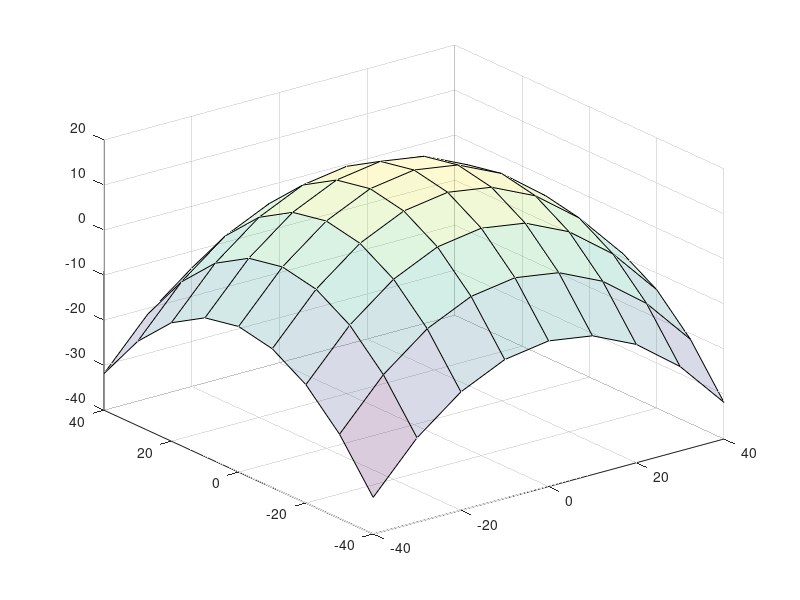

This chart was generated by the following MATLAB code: (Note: this script raises an error after producing the figure.)
clc,clear, clearvars

%make a parabola based on two points, points above z before hitting ground.

f = figure('Name','Measured Data');

%Here are all the variables you can change by hand
Vxi = 10;
Vzi = 10;
x=0;
y=0;
z=0;
n = 1;
time = 0:.05:10;
ax = 33.0612;
%This controls the density of calculated points
timestep = .1;
testlength = 4;

%This is the gravity of the simulated work in m/s^2
g = 9.8;


%This gives the launcher its initial position
x_Launcher = 0;
y_Launcher = 0;
z_Launcher = 0;

%This gives the launcher its initial velocity
V_Launcher = 18;

%Sets up where the incoming projectile will start firing from
x0_incoming = 10;
y0_incoming = 20;
z0_incoming = 20;

%This sets up the initial velocity of the incoming projectile
Vx_incoming = -3;
Vy_incoming = -3;
Vz_incoming = 5;

%This sets up the position equation for the incoming projectile over time
x_incoming = Vx_incoming*time + x0_incoming;
y_incoming = Vy_incoming*time + y0_incoming;
z_incoming = Vz_incoming*time + z0_incoming - .5*g*time.^2;

%Do not change these constant values


%These are the equations:
%This creates the envelope shape
[Xdome,Ydome] = meshgrid(-40:10:40,-40:10:40);
Zdome = (V_Launcher^2)/(2*g)-g/(2*V_Launcher^2)*(Xdome.^2+Ydome.^2);
surf(Xdome,Ydome,Zdome,'FaceAlpha',.2)



%solve for what time it intercepts
syms t_collide
t_collide = solve((V_Launcher^2)/(2*g)-g/(2*V_Launcher^2)*((Vx_incoming*t_collide + x0_incoming)^2+(Vy_incoming*t_collide + y0_incoming)^2)-(Vz_incoming*t_collide + z0_incoming - .5*g*t_collide^2),t_collide);

%Gets rid of any negative times
t_collide = t_collide(t_collide >= 0);
%Picks the soonest collision
t_collide = min(t_collide);
fprintf('flight time = %f.2 \n',t_collide)
%calculate the collision point
xyz_collide = [Vx_incoming*t_collide + x0_incoming,Vy_incoming*t_collide + y0_incoming,Vz_incoming*t_collide + z0_incoming - .5*g*t_collide^2];
fprintf(' location = %f.2 \n',xyz_collide)
%find the angle between the launcher and the point of interception.
%finds the distance between the launcher and interception 
radius(1) = xyz_collide(1) - x_Launcher;
radius(2) = xyz_collide(2) - y_Launcher;
radius(3) = xyz_collide(3) - z_Launcher;
Collision_Distance = sqrt(sum(radius.^2));
%gives the unit vector between the collision point and origin
UnitV_radius = radius(:)/Collision_Distance;

%Gives the unit vector of the shadow vector cast by radius onto the
%xy-plane
V_radius_shadow = [radius(1),radius(2),0];
UnitV_radius_shadow = V_radius_shadow(:)/sqrt(sum(V_radius_shadow.^2));


syms Launch_angle
Launch_angle = solve(V_Launcher*sind(Launch_angle)*(sqrt(sum(V_radius_shadow(:).^2))/(V_Launcher*cosd(Launch_angle)))-.5*g*(sqrt(sum(V_radius_shadow(:).^2))/(V_Launcher*cosd(Launch_angle)))^2-radius(3),Launch_angle);
%get rid of negative and imaginary launch angles
%fprintf('%.2f \n',Launch_angle(1))
%fprintf('%.2f \n',Launch_angle(2))
%fprintf('%.2f \n',Launch_angle(3))

fprintf('vshadow = %f.3 \n', sqrt(sum(V_radius_shadow(:).^2)))

t_travel = sqrt(sum(V_radius_shadow(:).^2))/(V_Launcher*cosd(Launch_angle(:)));
t_travel = nonzeros(t_travel);
fprintf('angle = %f.3 \n', Launch_angle)
fprintf('time = %f.3 \n', t_travel)

%Now we find where horizontally it should aim
syms Launch_z
Launch_z = solve(Launch_z/sqrt(sum(V_radius_shadow(:).^2)) -tand(Launch_angle));

%create a unit vetor of where to aim
to_aim = [V_radius_shadow(1),V_radius_shadow(2),Launch_z];
to_aim = to_aim./sqrt(sum(to_aim(:).^2));

x_Launcher = x_Launcher + to_aim(1)*V_Launcher*time;
y_Launcher = y_Launcher + to_aim(2)*V_Launcher*time;
z_Launcher = z_Launcher + to_aim(3)*V_Launcher*time -.5*g*time.^2;

%Launch_direction = [UnitV_radius(1),UnitV_radius(2),sdfkjdfsjkldfskjldfsakjlfdsa];

%fprintf('%.2f \n',t_travel(1))
%fprintf('%.2f \n',t_travel(2))
%fprintf('%.2f \n',t_travel(3))





axis([-ax ax -ax ax 0 ax])
hold on
grid on 
plot3(x_incoming,y_incoming,z_incoming,'r*','MarkerSize',2)
hold on 

axis([-ax ax -ax ax 0 ax])

%plots point of interception

plot3(xyz_collide(1),xyz_collide(2),xyz_collide(3),'b*','MarkerSize',30)

hold on
axis([-ax ax -ax ax 0 ax])
plot3(x_Launcher,y_Launcher,z_Launcher,'g*','MarkerSize',4)


